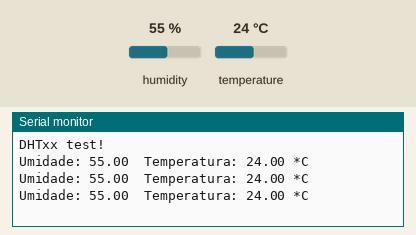
Bench run of a sketch on a simulated Arduino Mega 2560, built with avr-gcc and run on an emulated ATmega2560. Parts: the last lines printed to the serial monitor. Inputs (shaded band) come from the test bench; at power-on: humidity 55 %, temperature 24 °C.

Above: at 2.8 s.
2.9 s: humidity set to 22 %
At 5.5 s:
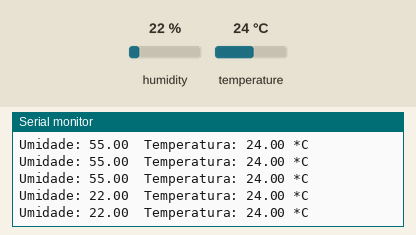
5.6 s: temperature set to 12 °C
At 6.6 s:
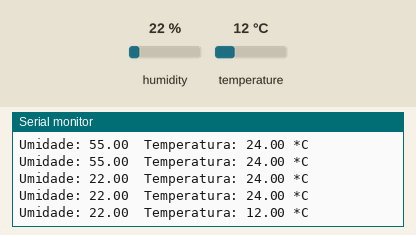
8.3 s: humidity set to 40 %
At 9.9 s:
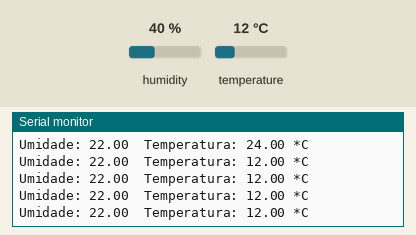
Timing chart, 0 to 11.4 s (numbered marks = the images above; inputs shaded):
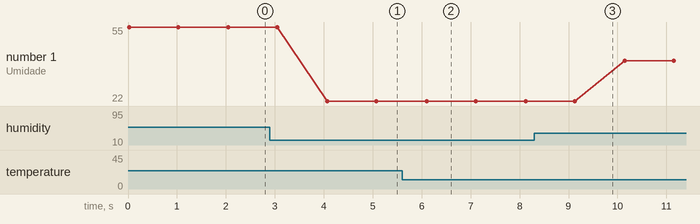

The sketch:

dht11.ino
```cpp
#include "DHT.h"

#define DHTPIN 23
#define DHTTYPE DHT11 // DHT 11


DHT dht(DHTPIN, DHTTYPE);

void setup()
{
  Serial.begin(9600);
  Serial.println("DHTxx test!");
  dht.begin();
}

void loop()
{

  float h = dht.readHumidity();
  float t = dht.readTemperature();
  // testa se retorno é valido, caso contrário algo está errado.
  if (isnan(t) || isnan(h))
  {
    Serial.println("Falha na leitura do sensor DHT");
  }
  else
  {
    Serial.print("Umidade: ");
    Serial.print(h);
    Serial.print("  ");
    Serial.print("Temperatura: ");
    Serial.print(t);
    Serial.println(" *C");
  }
  delay(1000);
}
```

Measured:
- after the input at 2.9 s, the serial monitor: prints a new line after 1.2 s (image 1)
- after the input at 5.6 s, the serial monitor: prints a new line after 0.50 s (image 2)
- plotted number 1: 55 → 22 after the input at 2.9 s, 22 → 40 after the input at 8.3 s
